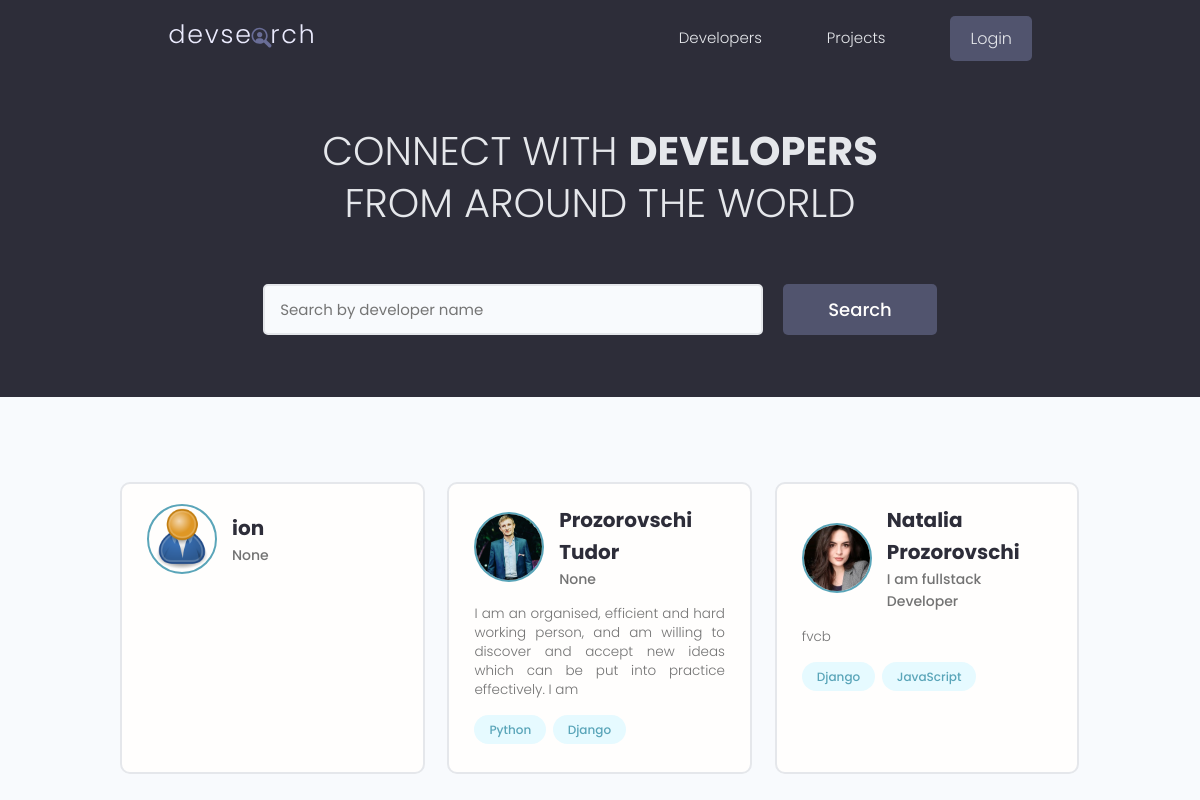
The page / on the database its author committed.
### users/models.py (models this page shows, shortened)
class Profile(models.Model):
    user = models.OneToOneField(User, on_delete=models.CASCADE, null=True, blank=True)
    name = models.CharField(max_length=200, blank=True, null=True)
    email = models.EmailField(max_length=500, blank=True, null=True)
    username = models.CharField(max_length=200, blank=True, null=True)
    location = models.CharField(max_length=200, blank=True, null=True)
    short_intro = models.CharField(max_length=200, blank=True, null=True)
    bio = models.TextField(blank=True, null=True)
    profile_image = models.ImageField(
        null=True, blank=True, upload_to='profiles/', default="profiles/user-default.png")
    social_github = models.CharField(max_length=200, blank=True, null=True)
    social_twitter = models.CharField(max_length=200, blank=True, null=True)
    social_linkedin = models.CharField(max_length=200, blank=True, null=True)
    social_youtube = models.CharField(max_length=200, blank=True, null=True)
    social_website = models.CharField(max_length=200, blank=True, null=True)
    created = models.DateTimeField(auto_now_add=True)
    id = models.UUIDField(default=uuid.uuid4, unique=True,
                          primary_key=True, editable=False)

class Skill(models.Model):
    owner = models.ForeignKey(
        Profile, on_delete=models.CASCADE, null=True, blank=True)
    name = models.CharField(max_length=200, blank=True, null=True)
    description = models.TextField(null=True,blank=True)
    created = models.DateTimeField(auto_now_add=True)
    id = models.UUIDField(default=uuid.uuid4, unique=True,
                          primary_key=True, editable=False)
    def __str__(self):
        return str(self.name)

### users/views.py (the view)
# urls.py: path('', views.profiles, name="profiles"),
def profiles(request):
    profiles, search_query = searchProfiles(request)
    custom_range, profiles = paginateProfiles(request,profiles,3)
    context = {'profiles': profiles, 'search_query': search_query,
               'custom_range': custom_range}
    return render(request, 'users/profiles.html', context)

### users/utils.py (called while the page is built)
def paginateProfiles(request,profiles,results):
    page = request.GET.get('page')
    paginator = Paginator(profiles,results)
    try:
        profiles = paginator.page(page)
    except PageNotAnInteger:
        page = 1
        profiles = paginator.page(page)
    except EmptyPage:
        page = paginator.num_pages
        profiles = paginator.page(page)
    leftIndex = (int(page) - 4)
    if leftIndex < 1:
        leftIndex = 1
    rightIndex = (int(page) + 5)
    if rightIndex > paginator.num_pages:
        rightIndex = paginator.num_pages + 1
    custom_range = range(leftIndex,rightIndex)
    return custom_range, profiles

def searchProfiles(request):
    search_query = ''
    if request.GET.get('search_query'):
        search_query = request.GET.get('search_query')
    skills = Skill.objects.filter(name__icontains=search_query)
    profiles = Profile.objects.distinct().filter(
        Q(name__icontains=search_query)|
        Q(short_intro__icontains=search_query)|
        Q(skill__in=skills)
        )
    return profiles, search_query

### users/templates/users/profiles.html (shortened to what this page needs)
{% extends 'main.html' %}
{% block content %}
<main class="home">
    <section class="hero-section text-center">
      <div class="container container--narrow">
        <div class="hero-section__box">
          <h2>CONNECT WITH <span>DEVELOPERS</span></h2>
          <h2>FROM AROUND THE WORLD</h2>
        </div>
        <div class="hero-section__search">
          <form id="searchForm" class="form" action="{% url 'profiles' %}" method="get">
              <div class="form__field">
                  <input class="input input--text" id="formInput#search" type="text" name="search_query"
                      value="{{search_query}}" placeholder="Search by developer name" />
              </div>
              <input class="btn btn--sub btn--lg" type="submit" value="Search" />
          </form>
      </div>
  </div>
</section>
    <section class="devlist">
      <div class="container">
        <div class="grid grid--three">
          {% for profile in profiles %}
          <div class="column card">
            <div class="dev">
              <a href="{% url 'user-profile' profile.id %}" class="card__body">
                <div class="dev__profile">
                  <img class="avatar avatar--md" src="{{ profile.profile_image.url}}" alt="image" />
                  <div class="dev__meta">
                    <h3>{{profile.name}}</h3>
                    <h5>{{profile.short_intro|slice:"60"}}</h5>
                  </div>
                </div>
                <p class="dev__info">{{profile.bio|slice:"150"}}</p>
                <div class="dev__skills">
                  {% for skill in profile.skill_set.all %}
                  <span class="tag tag--pill tag--main">
                    <small>{{skill}}</small>
                  </span>
                  {% endfor %}
                </div>
              </a>
            </div>
          </div>
          {% endfor %}
        </div>
      </div>
    </section>
  </main>
{% endblock content %}

### static/styles/app.css (style rules this page uses)
.btn--sub { background-color: var(--color-sub-light); }
.card { border: 2px solid var(--color-light); }
img { width: 100%; }
.hero-section { height: 40vh; display: flex; align-items: center; background-color: var(--color-sub); }
.hero-section__box { margin-bottom: 4rem; }
.hero-section__box > h2, .hero-section__box > h2 > span { font-size: 4rem; color: var(--color-light); line-height: 1.3; text-transform: uppercase; }
.hero-section__box > h2 { font-weight: 300; }
.hero-section__box > h2 > span { font-weight: 700; }
.hero-section__search > .form { display: flex; align-items: center; justify-content: center; gap: 2rem; }
.hero-section__search > .form input.input--text { width: 50rem; }
.devlist { margin-top: 8rem; }
.devlist .grid { align-items: stretch; }
.devlist .dev .dev__profile { display: flex; align-items: center; gap: 1.5rem; }
.devlist .dev .dev__meta h3 { color: var(--color-sub); font-size: 2rem; font-weight: 700; }
.devlist .dev .dev__meta h5 { color: var(--color-text); font-size: 1.4rem; font-weight: 500; }
.devlist .dev .dev__info { margin: 1.5rem 0; font-size: 1.35rem; line-height: 1.4; text-align: justify; }

### static/uikit/styles/modules/_base.css (style rules this page uses)
* { margin: 0; padding: 0; box-sizing: border-box; text-rendering: optimizeLegibility; color: inherit; font-size: inherit; }
body { line-height: 1.6; font-weight: 400; font-size: 1.5rem; color: var(--color-text); background-color: var(--color-bg); min-height: 100vh; }

### static/uikit/styles/modules/_typography.css (style rules this page uses)
* { font-family: var(--font-base); }
h2 { font-size: 3.6rem; font-weight: var(--font-bold); }
h3 { font-size: 3.2rem; font-weight: var(--font-medium); }
h5 { font-size: 2.4rem; font-weight: var(--font-medium); }
h5, h6 { font-weight: var(--font-regular); }
p, span, strong { font-size: 1.6rem; color: var(--color-text); font-weight: var(--font-regular); }
a { padding-bottom: 2px; text-decoration: none; display: inline-block; color: var(--color-main); font-weight: var(--font-medium); }

### static/uikit/styles/modules/_utilities.css (style rules this page uses)
.container { width: 92%; max-width: 165rem; margin: 0 auto; box-sizing: border-box; }
.container--narrow { width: 92%; max-width: 120rem; }
@media screen and (min-width: 1000px) { .container { width: 90%; } }
@media screen and (min-width: 1000px) { .container--narrow { width: 85%; } }
@media screen and (min-width: 1200px) { .container { width: 80%; } }
@media screen and (min-width: 1200px) { .container--narrow { width: 72%; } }
.text-center { text-align: center; }

### static/uikit/styles/modules/_avatar.css (style rules this page uses)
.avatar { border-radius: 50%; border: 2px solid var(--color-main); object-fit: cover; }
.avatar--md { height: 7rem; width: 7rem; }

### static/uikit/styles/modules/_button.css (style rules this page uses)
.btn { display: inline-block; position: relative; cursor: pointer; background-color: var(--color-light); font-weight: var(--font-medium); color: var(--color-sub); text-decoration: none; padding: 1rem 2rem; border-radius: 0.5rem; border: none; width: -webkit-fit-content; width: -moz-fit-content; width: fit-content; height: -webkit-fit-content; height: -moz-fit-content; height: fit-content; font-size: 1.6rem; outline-width: 0; outline-color: transparent; -webkit-backface-visibility: hidden; backface-visibility: hidden; transition: all 0.3s ease-in-out; }
.btn--sub { background-color: var(--color-sub); color: var(--color-white); }
.btn--lg { font-size: 1.8rem; padding: 1.2rem 4.5rem; }

### static/uikit/styles/modules/_card.css (style rules this page uses)
.card { border-radius: 1rem; background-color: var(--color-white); border: 1.5px solid var(--color-light); width: auto; height: auto; margin-top: 0.5rem; margin-bottom: 0.5rem; overflow: hidden; }
.card__body, .card__header { padding: 2rem 2.5rem; }

### static/uikit/styles/modules/_form.css (style rules this page uses)
.form { display: block; }
.form__field { margin-top: 1.5rem; margin-bottom: 1.5rem; }
input.input[type='text'], input.input[type='email'], input.input[type='password'], input.input[type='number'], textarea.input { min-width: 24rem; width: 100%; padding: 1.2rem 1.5rem; border-radius: 0.5rem; border: 2px solid var(--color-light); transition: all 0.3s ease-in-out; background-color: var(--color-bg); }

### static/uikit/styles/modules/_tag.css (style rules this page uses)
.tag { display: inline-flex; align-items: center; background-color: var(--color-sub); height: -webkit-fit-content; height: -moz-fit-content; height: fit-content; width: -webkit-fit-content; width: -moz-fit-content; width: fit-content; border-radius: 0.5rem; padding: 0.5rem 1.5rem; font-size: 1.2rem; cursor: pointer; }
.tag:not(:last-child) { margin-right: 0.25rem; margin-bottom: 0.75rem; }
.tag > small { color: var(--color-white); }
.tag--pill { border-radius: 5rem; }
.tag--main, .tag--main > small { background: var(--color-main-light); color: var(--color-main); font-weight: 500; }

### rows shown on the page
Profile: profile_image (placeholder picture), name "ion", short_intro "None"
Profile: profile_image (picture), name "Prozorovschi Tudor", short_intro "None", bio "I am an organised, efficient and hard working person, and am willing to discover and accept new ideas which can be put into practice effectively. I am"
Skill: name "Python"
Skill: name "Django"
Profile: profile_image (picture), name "Natalia Prozorovschi", short_intro "I am fullstack Developer", bio "fvcb"
Skill: name "Django"
Skill: name "JavaScript"
